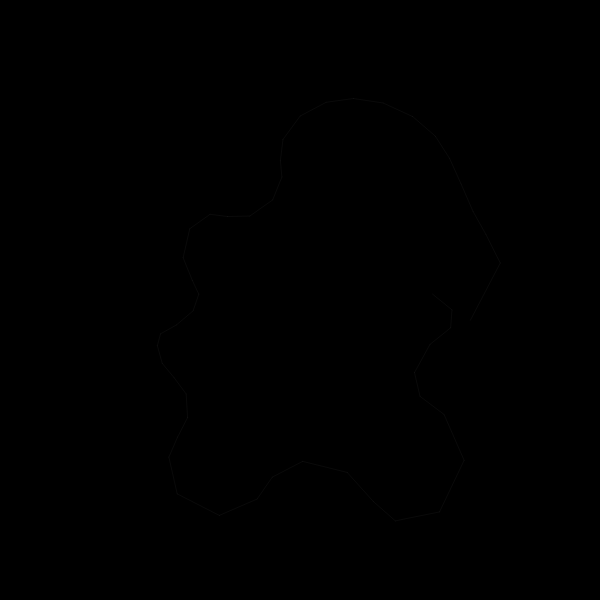
Frame 1 (no input)
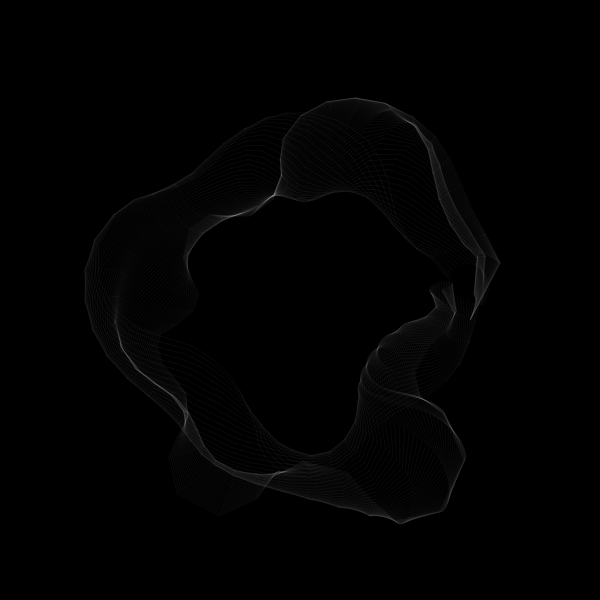
Frame 60 (no input)
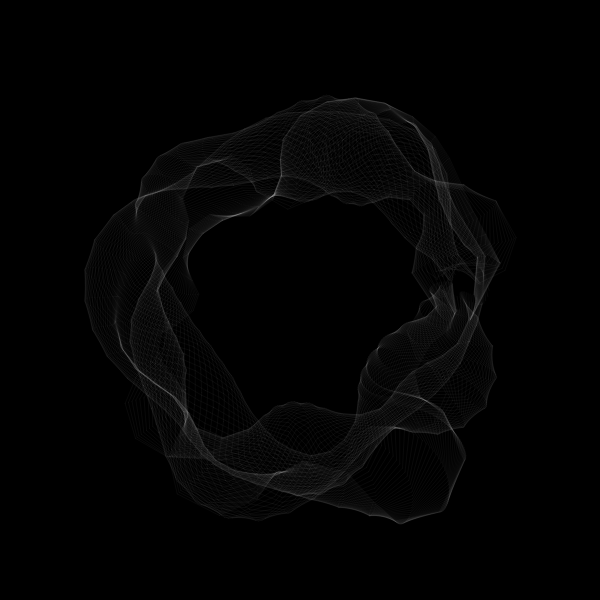
Frame 120 (the mouse pressed at the canvas centre since frame 60)

The p5.js sketch that drew these frames (run headless with seeded random() and noise() and a simulated clock; from frame 60 on, the mouse is pressed at the canvas centre):

// p5.js sketch
// ── sketch.js
//forked from kusakari 

let _aryLine = [];

let _minWidth;



function setObject() {
  _minWidth = min(width, height) * 0.8;
  strokeWeight(_minWidth/40);
  stroke(255);
  noFill();
  strokeJoin(ROUND);
  let numLine = 1;
  for (let i = 0; i < numLine; i++) {
    _aryLine[i] = new BendLine();
  }
}

function setup() {
  w = 600;
  var canvas;
    if(windowWidth>=600 && windowHeight >=600){
      canvas = createCanvas(600, 600);
    }
    else{
      canvas = createCanvas(windowWidth, windowHeight - 100);
    }

  var x = (windowWidth - width) / 2;
  var y = (windowHeight - height) / 2;

  canvas.position(x, y);
  background(0);
  setObject();
}



class BendLine {
  constructor() {
    this.r = _minWidth / 3;
    this.numPoints = 50;
    this.aryXy = [];
    for (let i = 0; i < this.numPoints; i++) {
      let ang = 2*PI / this.numPoints * i;
      this.aryXy[i] = createVector(this.r * cos(ang), this.r * sin(ang));
    }
    
    this.numBend = 10;
    this.aryRParameter = [];
    for (let i = 0; i < this.numBend; i++) {
      this.aryRParameter[i] = [this.r / 30 * 1**i, random(8*PI), 2*PI / random(100, 500)];//[max, init, speed]
    }
    this.aryinitAngParameter = [];
    for (let i = 0; i < this.numBend; i++) {
      this.aryinitAngParameter[i] = [2*PI, random(2*PI), 2*PI / random(200, 500)];//[max, init, speed]
    }
    this.aryAngStep = [];
    for (let i = 0; i < this.numBend; i++) {
      this.aryAngStep[i] = PI / this.numPoints * int(random(3, 8 + i));
    }
    this.numCycle = 4;
  }
  update() {
    this.updateR();
    this.updateInitAng();
    this.newAryXy = this.aryXy;
    for (let i = 0; i < this.numBend; i++) {
      this.newAryXy = bend(this.newAryXy, this.aryR[i], this.aryinitAng[i], this.aryAngStep[i], this.numCycle);
    }
  }
  updateR() {
    this.aryR = [];
    for (let i = 0; i < this.aryRParameter.length; i++) {
      this.aryR[i] = this.aryRParameter[i][0] * (sin(this.aryRParameter[i][1] + this.aryRParameter[i][2] * frameCount));
    }
  }
  updateInitAng() {
    this.aryinitAng = [];
    for (let i = 0; i < this.aryinitAngParameter.length; i++) {
      this.aryinitAng[i] = this.aryinitAngParameter[i][1] + this.aryinitAngParameter[i][0] * (cos(this.aryinitAngParameter[i][2] * frameCount));
    }
  }
  draw() {
    beginShape();
    for (let i = 0; i < this.newAryXy.length-1; i++) {
      line(this.newAryXy[i].x, this.newAryXy[i].y, this.newAryXy[i+1].x, this.newAryXy[i+1].y);
    }
    endShape(CLOSE);
  }
}

function bend(aryXy, r, initAng, angStep, numCycle) {
  let aryXy2 = aryXy;
  for (let j = 0; j < numCycle; j++) {
    let aryXyNew = [];
    for (let i = 0; i < aryXy2.length; i++) {
      let xy_1_2 = p5.Vector.sub(aryXy2[(i+1)%aryXy2.length], aryXy2[i]);
      let ang = initAng + angStep * i;
      xy_1_2.rotate(-PI/2).setMag(r * sin(ang));
      let xy = p5.Vector.add(aryXy2[i], xy_1_2);
      aryXyNew.push(xy);
    }
    aryXy2 = aryXyNew;
  }

  return aryXy2;
}

function draw() {
  background(0, 1);
  fill(50)
  stroke(255, 10)
  strokeWeight(1)
  translate(width/2, height/2);
  for (let i = 0; i < _aryLine.length; i++) {
    _aryLine[i].update();
    _aryLine[i].draw();
  }
}
